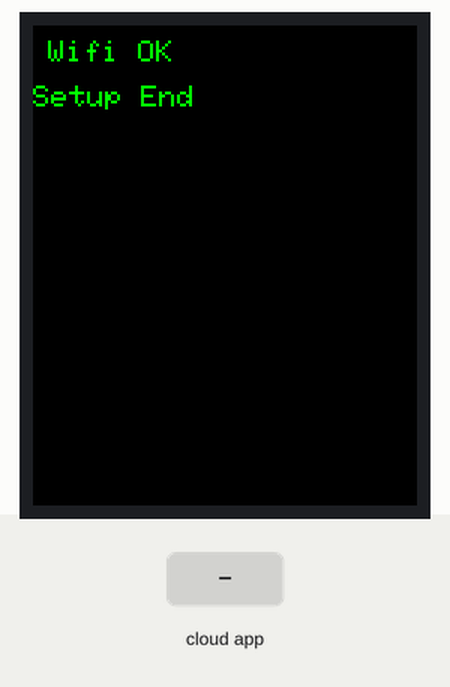
The sketch below on a simulated ESP8266 (NodeMCU). Parts: 128×160 colour display. The test bench sets the inputs (shaded band). WiFi joins after 1.5 s; servers stay silent unless stated; no MQTT or app messages arrive unless stated.

Above: at 2.8 s.
At 4.6 s:
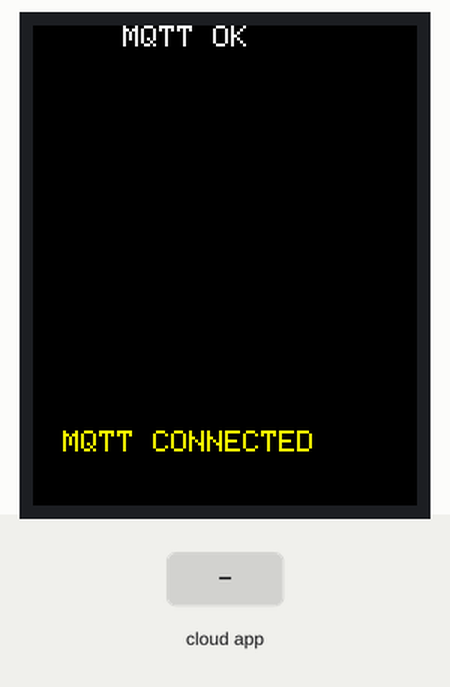
4.7 s: the phone or cloud app sets message to 0
6.2 s: the phone or cloud app sets message to 1
At 7.5 s:
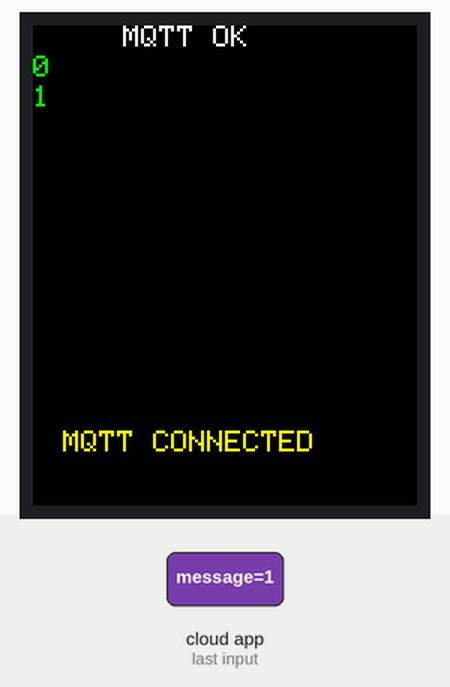
Timing chart, 0 to 9.2 s (numbered marks = the images above; inputs shaded):
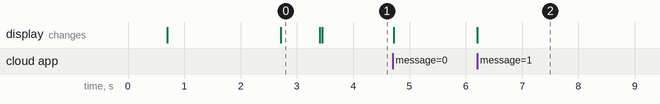

Measured:
- after the input at 6.2 s, the display: changes at once (image 2)
- what the display in image 0 shows lasts 0.7 s, from 2.7 s to 3.4 s

The sketch:

MqttScreen.ino
```cpp
/*
 * Mqtt Message Board
 *
 * Created: 12/3/2017
 * Author: HyDz
 *
 * MQTT Message Board With ST7735 SCREEN
 */

#include <ESP8266WiFi.h>

#include <Adafruit_GFX.h>    // Core graphics library
#include <Adafruit_ST7735.h> // Hardware-specific library
#include <SPI.h>

#include "Adafruit_MQTT.h"
#include "Adafruit_MQTT_Client.h"

#include <ESP8266WebServer.h>
#include <ESP8266mDNS.h>

#define WLAN_SSID       "Your SSID"
#define WLAN_PASS       "SSID Password"

ESP8266WebServer server(80);


/*/ config static IP
IPAddress ip(192, 168, 1, 115); // where xx is the desired IP Address
IPAddress gateway(192, 168, 1, 254); // set gateway to match your network
IPAddress subnet(255, 255, 255, 0); // set subnet mask to match your network
*/

#define AIO_SERVER      "Your MQTT Broker adress"
#define AIO_SERVERPORT  1883                   // use 8883 for SSL
#define AIO_USERNAME    "MQTT Username"
#define AIO_KEY         "MQTT PASSWORD"


// Create an ESP8266 WiFiClient class to connect to the MQTT server.
WiFiClient client;
// or... use WiFiFlientSecure for SSL
//WiFiClientSecure client;


// Setup the MQTT client class by passing in the WiFi client and MQTT server and login details.
const char MQTT_SERVER[] PROGMEM    = AIO_SERVER;
const char MQTT_CLIENTID[] PROGMEM  = "ESP_Message_Screen";
const char MQTT_USERNAME[] PROGMEM  = AIO_USERNAME;
const char MQTT_PASSWORD[] PROGMEM  = AIO_KEY;

//Adafruit_MQTT_Client mqtt(&client, MQTT_SERVER, AIO_SERVERPORT, MQTT_CLIENTID, MQTT_USERNAME, MQTT_PASSWORD);
Adafruit_MQTT_Client mqtt(&client, AIO_SERVER, AIO_SERVERPORT, AIO_USERNAME, AIO_USERNAME, AIO_KEY);


const char MESS_FEED[] PROGMEM = "message";

Adafruit_MQTT_Subscribe message = Adafruit_MQTT_Subscribe(&mqtt, "message");
Adafruit_MQTT_Subscribe allfeed = Adafruit_MQTT_Subscribe(&mqtt, "#");


// For the breakout, you can use any 2 or 3 pins
// These pins will also work for the 1.8" TFT shield
#define TFT_CS     15
#define TFT_RST    5  // you can also connect this to the Arduino reset
                      // in which case, set this #define pin to 0!
#define TFT_DC     2

// Option 1 (recommended): must use the hardware SPI pins
// (for UNO thats sclk = 13 and sid = 11) and pin 10 must be
// an output. This is much faster - also required if you want
// to use the microSD card (see the image drawing example)


Adafruit_ST7735 tft = Adafruit_ST7735(TFT_CS,  TFT_DC, TFT_RST);
int attempt = 0;
int cursorVertPos = 0;
int cursorHoriPos = 0;

void MQTT_connect();


void setup(void) {

  Serial.begin(115200);
  // Use this initializer if you're using a 1.8" TFT
  tft.initR(INITR_BLACKTAB);   // initialize a ST7735S chip, black tab
tft.fillScreen(ST7735_BLACK);
testdrawtext("Shit Started", ST7735_YELLOW, 40, 70);
delay(500);
tft.fillScreen(ST7735_YELLOW);
/*
   uint16_t time = millis();
  tft.fillScreen(ST7735_BLACK);
  time = millis() - time;
*/
// WiFi.config(ip, gateway, subnet);

 WiFi.begin(WLAN_SSID, WLAN_PASS);

 while (WiFi.status() != WL_CONNECTED) {
    testdrawtext("Connecting Wifi", ST7735_GREEN, 20, attempt);
    delay(2000);
    attempt = attempt +9;
    if (attempt>=120){tft.fillScreen(ST7735_BLACK);attempt=0;return;}
//    testdrawtext(WiFi.status(), ST7735_GREEN, 0, attempt);
  //  testdrawtext("Connecting Wifi", ST7735_GREEN, 20, attempt);
    }
   tft.fillScreen(ST7735_BLACK);
 testdrawtext("Wifi OK", ST7735_GREEN, 5, 5);
MDNS.begin("esp8266");
 server.on("/", handleRoot);

  server.on("/inline", [](){
    server.send(200, "text/plain", "this works as well");
  });

  server.onNotFound(handleNotFound);

  server.begin();
  mqtt.subscribe(&message);
   mqtt.subscribe(&allfeed);
testdrawtext("Setup End", ST7735_GREEN, 0, 20);
delay(666);
   tft.fillScreen(ST7735_BLACK);

 }

uint32_t x=0;

void loop(){
  server.handleClient();
  MQTT_connect();
 // tft.fillScreen(ST7735_BLACK);
  testdrawtext("MQTT OK", ST7735_WHITE, 30, 0);
 // delay(1000);
  Adafruit_MQTT_Subscribe *subscription;
  while ((subscription = mqtt.readSubscription(5000))) {
    if (subscription == &message) {
      cursorHoriPos = cursorHoriPos + 10;
      if (cursorHoriPos >= 120){
       tft.fillScreen(ST7735_BLACK);
       cursorHoriPos = 0;
       testdrawtext((char *)message.lastread, ST7735_GREEN, 0, cursorHoriPos);
      }
        testdrawtext((char *)message.lastread, ST7735_GREEN, 0, cursorHoriPos);
    }
     if (subscription == &allfeed) {
       testdrawtext((char *)allfeed.lastread, ST7735_GREEN, 0, 120);
      }

  }
if(! mqtt.ping()) {
    mqtt.disconnect();
  }
}

void testdrawtext(char *text, uint16_t color, int cursorVertPos, int cursorHoriPos) {
  tft.setCursor(cursorVertPos, cursorHoriPos);
  tft.setTextColor(color);
  tft.setTextWrap(true);
  tft.print(text);
}


/*
void concate(char *a, char *b){
char concated;
concat(a, b, concated);
}
*/
void MQTT_connect() {
  int8_t ret;


  // Stop if already connected.

  if (mqtt.connected()) {
    //testdrawtext("MQTT CONNECTED", ST7735_YELLOW, 10, 155);
//delay(2000);
    return;
  }
testdrawtext("MQTT CONNECT", ST7735_BLUE, 10, 135);

 uint8_t retries = 20;

 while ((ret = mqtt.connect()) != 0) { // connect will return 0 for connected
       mqtt.disconnect();
       testdrawtext("MQTT ERROR", ST7735_RED, 30, 80);
       delay(5000);  // wait 5 seconds
       retries--;
       if (retries == 0) {
         testdrawtext("MQTT ERROR", ST7735_RED, 30, 80);
       delay(5000);  // wait 5 seconds
         // basically die and wait for WDT to reset me
         while (1);
       }
  }
testdrawtext("MQTT CONNECTED", ST7735_YELLOW, 10, 135);
//delay(2000);
}

void handleRoot() {
 // digitalWrite(led, 1);
  server.send(200, "text/plain", "hello from esp8266!");
//  digitalWrite(led, 0);
}

void handleNotFound(){
//  digitalWrite(led, 1);
  String message = "File Not Found\n\n";
  message += "URI: ";
  message += server.uri();
  message += "\nMethod: ";
  message += (server.method() == HTTP_GET)?"GET":"POST";
  message += "\nArguments: ";
  message += server.args();
  message += "\n";
   for (uint8_t i=0; i<server.args(); i++){
    message += " " + server.argName(i) + ": " + server.arg(i) + "\n";
  }
  server.send(404, "text/plain", message);
//  digitalWrite(led, 0);
}
```
